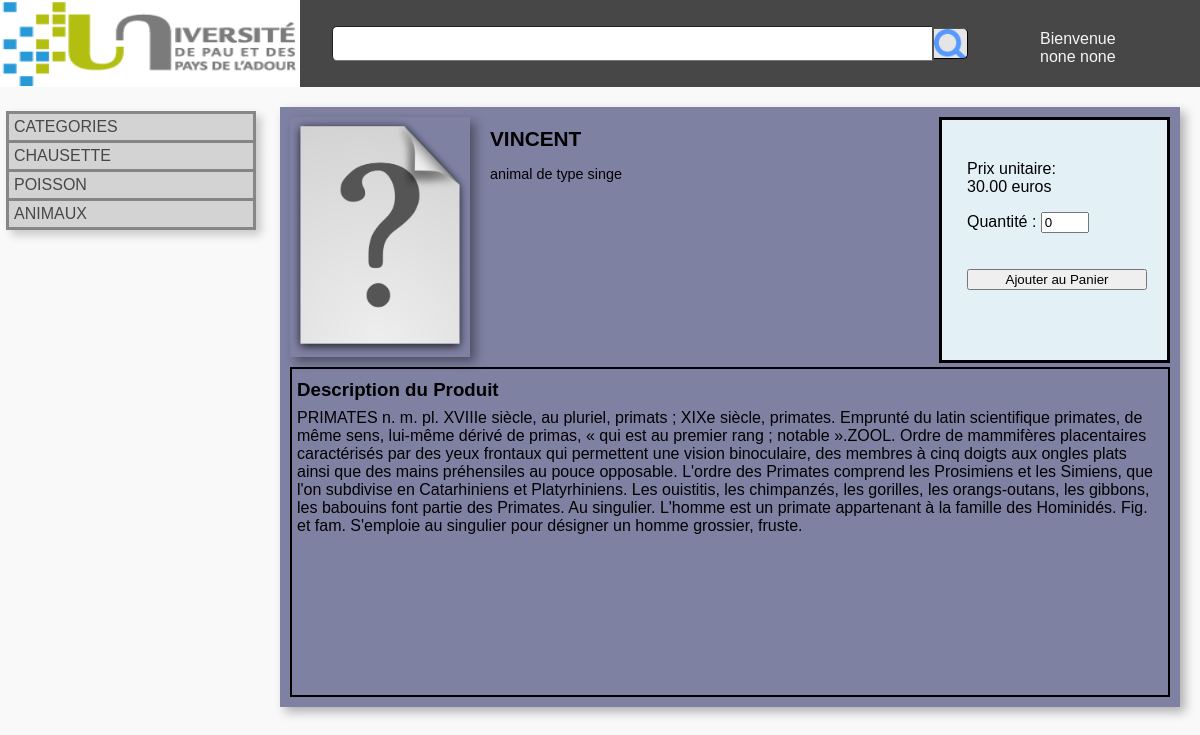
The app's page /article.php?article_id=1 (signed in) with its own data.
### tables this page shows
CREATE TABLE products (
  product_id INT NOT NULL AUTO_INCREMENT,
  product_name VARCHAR(50) NOT NULL,
  product_price DECIMAL(8,2) NOT NULL,
  product_short_description TEXT,
  product_description TEXT,
  product_img VARCHAR(80),
  product_sub_cat INT,
  CONSTRAINT products_key PRIMARY KEY(product_id),
  CONSTRAINT products_foreign_sub_cat FOREIGN KEY(product_sub_cat) REFERENCES sub_categories(subcat_id)
);

### article.php (the view, shortened to what this page needs)
<?php
	$id_article = $_GET['article_id'];
	$db_connect = mysqli_connect("localhost", "u_clecoq001", "YwYL3tnj", "db_clecoq001");
	$sql_query = "SELECT * FROM products WHERE product_id = ".$id_article;
	$result = mysqli_fetch_array(mysqli_query($db_connect, $sql_query));
	$nom = $result[1];
	$prix = $result[2];
	$short_descri = $result[3];
	$description = $result[4];
	$image = $result[5];
?>
<!DOCTYPE html>
<html>
<head>
	<link rel="stylesheet" type="text/css" href="main_stylesheet.css">
</head>
<body>
	<div class="main">
		<?php include 'header.php'; ?>
			<div class="corps">
				<?php include 'menu.php'; ?>
			<div class="article_main">
				<div class="article_top_tab">
					<div class="article_page_img">
						<img class="article_image" <?php
						if ($image != "") {
							echo 'src="'.$image.'"';
						} else {
							echo 'src="no_img.png"';
						}
						?> >
					</div>
					<div class="article_short_descri">
						<p class="article_name"><?php
						echo $nom;
						?></p>
						<p class="article_short"><?php
						echo $short_descri;
						?></p>
					</div>
					<div class="article_price_panier">
						<div class="article_price">
						<?php
							echo 'Prix unitaire: <Br>'.$prix.' euros';
						?>
						</div>
						<form method="POST" action="add_panier.php">
							<p>Quantité : <input id="quantite" type="number" name="quantite" value="0"></p>
							<input id="submit_button" type="submit" name="submit_button" value="Ajouter au Panier">
						</form>
					</div>
				</div>
				<div class="article_bottom_tab">
					<h3>Description du Produit</h3>
					<p><?php
						echo $description;
					?></p>
				</div>
			</div>
		</div>
	</div>
</body>
</html>

### main_stylesheet.css (style rules this page uses)
.main { background-color: #F9F9F9; font-family: Verdana, Arial, sans-serif; display: flex; flex-direction: column; justify-content: flex-start; height: 100%; width: 100%; position: absolute; top: 0%; left: 0%; }
.corps { width: 100%; height: 90%; display: flex; flex-wrap: nowrap; justify-content: flex-start; }
.article_image { min-height: 100%; min-width: 100%; }
.article_main { margin-top: 20px; margin-right: 15px; display: flex; flex-direction: column; flex-wrap: nowrap; background-color: #7f81a3; height: 60%; min-height: 600px; width: 75%; min-width: 500px; box-shadow: 5px 5px 10px rgba(0,0,0,0.3); }
.article_top_tab { display: flex; height: 40%; width: 100%; padding: 10px; }
.article_page_img { display: flex; height: 100%; width: 180px; box-shadow: 5px 5px 10px rgba(0,0,0,0.4); }
.article_short_descri { padding-left: 15px; display: flex; flex: 2; flex-direction: column; height: 100%; width: 70%; margin-left: 5px; }
.article_name { font-size: 1.3em; font-weight: bold; margin: 0px; margin-top: 10px; padding: 0px; }
.article_short { font-size: .9em; margin: 0px; margin-top: 15px; padding: 0px; }
.article_bottom_tab { border-style: solid; border-width: 2px; padding: 5px; display: block; flex: 1; margin: 10px; margin-top: 0px; }
.article_bottom_tab h3 { margin: 0%; margin-top: 5px; }
.article_bottom_tab p { margin: 0%; margin-top: 8px; }
.article_price_panier { display: flex; width: 25%; max-width: 200px; height: 100%; flex-direction: column; margin-right: 20px; padding-left: 25px; border-style: solid; border-width: 3px; background-color: #e3f1f7; }
.article_price { margin-top: 20%; }
#quantite { width: 20%; }
#submit_button { margin-top: 10%; width: 90%; }

### records on screen
products: product_name "VINCENT", product_short_description "animal de type singe", product_price "30.00", product_description "PRIMATES n. m. pl. XVIIIe siècle, au pluriel, primats ; XIXe siècle, primates. Emprunté du latin scientifique primates, de même sens, lui-même dérivé de primas, « qui est au premier rang ; notable ».ZOOL. Ordre de mammifères placentaires caractérisés par des yeux frontaux qui permettent une vision binoculaire, des membres à cinq doigts aux ongles plats ainsi que des mains préhensiles au pouce opposable. L'ordre des Primates comprend les Prosimiens et les Simiens, que l'on subdivise en Catarhiniens et Platyrhiniens. Les ouistitis, les chimpanzés, les gorilles, les orangs-outans, les gibbons, les babouins font partie des Primates. Au singulier. L'homme est un primate appartenant à la famille…"

### other values on screen
$_SESSION['prenom'] "none"
$_SESSION['nom'] "none"
